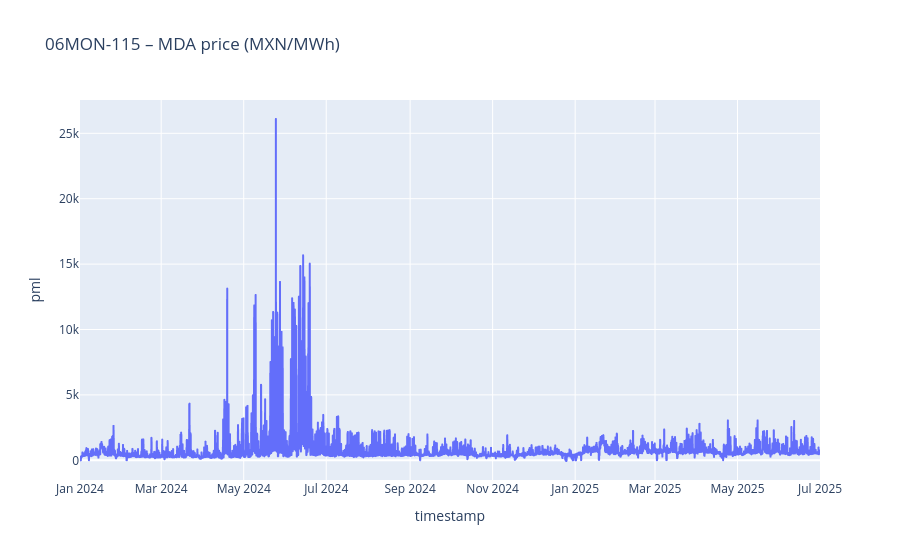

Notebook code cell kept with this figure:
### Code cell
import plotly.express as px
one = df[df["clv_nodo"] == "06MON-115"]
px.line(one, x="timestamp", y="pml", title="06MON-115 – MDA price (MXN/MWh)")

### Figure 1 — Plotly figure (JSON) as saved in the notebook; plotly's stock layout.template omitted (floating-point values rounded to 4 significant figures; data arrays with more than 128 entries replaced by an {"elided": "..."} marker saying what was removed)
{"data": [{"hovertemplate": "timestamp=%{x}<br>pml=%{y}<extra></extra>", "legendgroup": "", "line": {"color": "#636efa", "dash": "solid"}, "marker": {"symbol": "circle"}, "mode": "lines", "name": "", "showlegend": false, "type": "scattergl", "x": {"elided": "13128 str values"}, "xaxis": "x", "y": {"elided": "13128 float values"}, "yaxis": "y"}], "layout": {"legend": {"tracegroupgap": 0}, "title": {"text": "06MON-115 – MDA price (MXN/MWh)"}, "xaxis": {"anchor": "y", "domain": [0, 1], "title": {"text": "timestamp"}}, "yaxis": {"anchor": "x", "domain": [0, 1], "title": {"text": "pml"}}}}
